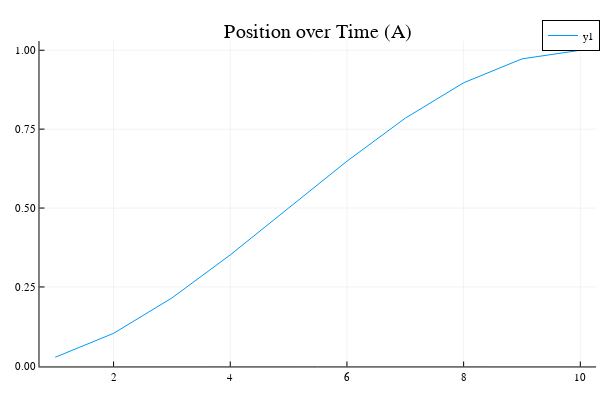

This figure's notebook cell:
### Code cell
# Plotting position over time (A)

Plots.plot(x)
Plots.title!("Position over Time (A)")

### Figure 1 — Plotly figure (JSON) as saved in the notebook; plotly's stock layout.template omitted (floating-point values rounded to 4 significant figures)
{"data": [{"colorbar": {"title": ""}, "legendgroup": "y1", "line": {"color": "rgba(0, 154, 250, 1.000)", "dash": "solid", "shape": "linear", "width": 1}, "mode": "lines", "name": "y1", "showlegend": true, "type": "scatter", "x": [1, 2, 3, 4, 5, 6, 7, 8, 9, 10], "xaxis": "x", "y": [0.02727, 0.103, 0.2152, 0.3515, 0.5, 0.6485, 0.7848, 0.897, 0.9727, 1.0], "yaxis": "y", "zmax": null, "zmin": null}], "layout": {"annotations": [{"font": {"color": "rgba(0, 0, 0, 1.000)", "family": "sans-serif", "size": 20}, "rotation": 0, "showarrow": false, "text": "Position over Time (A)", "x": 0.5296, "xanchor": "center", "xref": "paper", "y": 1, "yanchor": "top", "yref": "paper"}], "height": 400, "legend": {"bgcolor": "rgba(255, 255, 255, 1.000)", "bordercolor": "rgba(0, 0, 0, 1.000)", "borderwidth": 1, "font": {"color": "rgba(0, 0, 0, 1.000)", "family": "sans-serif", "size": 11}, "tracegroupgap": 0, "traceorder": "normal", "x": 1, "xanchor": "auto", "y": 1, "yanchor": "auto"}, "margin": {"b": 20, "l": 0, "r": 0, "t": 20}, "paper_bgcolor": "rgba(255, 255, 255, 1.000)", "plot_bgcolor": "rgba(255, 255, 255, 1.000)", "showlegend": true, "width": 600, "xaxis": {"anchor": "y", "domain": [0.06582, 0.9934], "gridcolor": "rgba(0, 0, 0, 0.100)", "gridwidth": 0.5, "linecolor": "rgba(0, 0, 0, 1.000)", "mirror": false, "range": [0.73, 10.27], "showgrid": true, "showline": true, "showticklabels": true, "tickangle": 0, "tickcolor": "rgb(0, 0, 0)", "tickfont": {"color": "rgba(0, 0, 0, 1.000)", "family": "sans-serif", "size": 11}, "tickmode": "array", "ticks": "inside", "ticktext": ["2", "4", "6", "8", "10"], "tickvals": [2, 4, 6, 8, 10], "title": "", "titlefont": {"color": "rgba(0, 0, 0, 1.000)", "family": "sans-serif", "size": 15}, "type": "-", "visible": true, "zeroline": false, "zerolinecolor": "rgba(0, 0, 0, 1.000)"}, "yaxis": {"anchor": "x", "domain": [0.03762, 0.9415], "gridcolor": "rgba(0, 0, 0, 0.100)", "gridwidth": 0.5, "linecolor": "rgba(0, 0, 0, 1.000)", "mirror": false, "range": [-0.001909, 1.029], "showgrid": true, "showline": true, "showticklabels": true, "tickangle": 0, "tickcolor": "rgb(0, 0, 0)", "tickfont": {"color": "rgba(0, 0, 0, 1.000)", "family": "sans-serif", "size": 11}, "tickmode": "array", "ticks": "inside", "ticktext": ["0.00", "0.25", "0.50", "0.75", "1.00"], "tickvals": [0, 0.25, 0.5, 0.75, 1], "title": "", "titlefont": {"color": "rgba(0, 0, 0, 1.000)", "family": "sans-serif", "size": 15}, "type": "-", "visible": true, "zeroline": false, "zerolinecolor": "rgba(0, 0, 0, 1.000)"}}}
